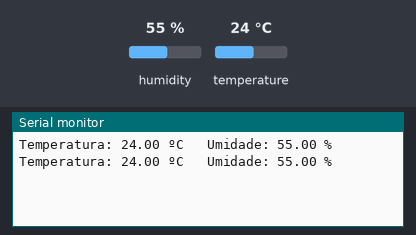
Recording of a sketch running on a simulated Arduino Uno, built with avr-gcc and run on an emulated ATmega328P. Parts: the last lines printed to the serial monitor. Inputs (shaded band) come from the test bench; at power-on: humidity 55 %, temperature 24 °C.

Above: at 4.8 s.
4.9 s: humidity set to 22 %
At 7.5 s:
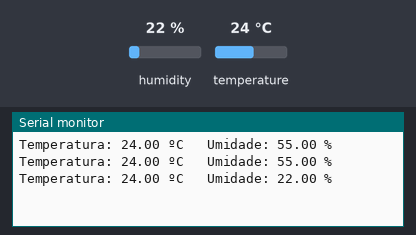
7.9 s: temperature set to 12 °C
At 8.8 s:
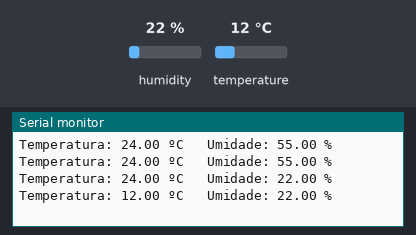
10.9 s: humidity set to 40 %
At 13.6 s:
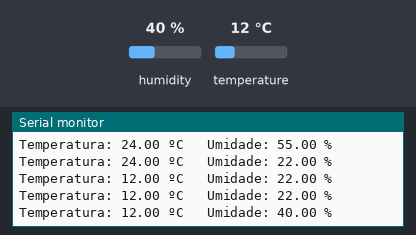
Timing chart, 0 to 15.1 s (numbered marks = the images above; inputs shaded):
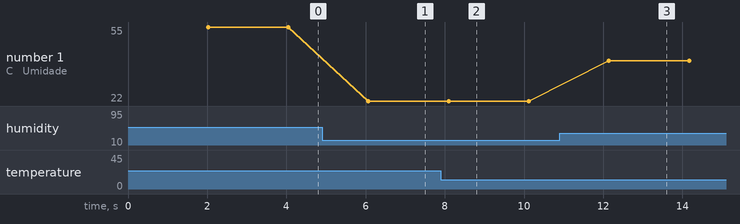

Measured:
- after the input at 4.9 s, the serial monitor: prints a new line after 1.2 s (image 1)
- after the input at 7.9 s, the serial monitor: prints a new line after 0.20 s (image 2)
- after the input at 10.9 s, the serial monitor: prints a new line after 1.2 s (image 3)
- plotted number 1: 55 → 22 after the input at 4.9 s, 22 → 40 after the input at 10.9 s

The sketch:

DHT-b_sico.ino
```cpp
#include "DHT.h" // Incluindo a biblioteca para comunicação com o sensor.

//Variáveis de conexão
const int pino_dht = 9; // Sensor DHT
DHT dht(pino_dht, DHT11); // Função da biblioteca DHT, define o pino e qual versão do DHT

//Variáveis globais
float temperatura; // Armazenará o valor de temperatura
float umidade; // Armazenará o valor de umidade

void setup() {
  Serial.begin(9600);
  dht.begin(); // Inicializa as funções do sensor
}

void loop() {
  delay(2000); // Aguarda 2 segundos (necessário de acordo com a documentação do sensor)

  // A leitura pode levar até 250ms
  // O atraso pode levar até 2000ms - 2s
  temperatura = dht.readTemperature(); // Coleta a temperatura em Celsius
  umidade = dht.readHumidity();

  // Verifica se houve alguma falha na conexão/leitura do sensor.
  // A função isnan verifica se o valor nos parêntesis é número ou não.
  if (isnan(umidade) or isnan(temperatura)) {
    Serial.println("Falha na leitura ou conexão do Sensor DHT!");
  }

  else {
    // Imprime os valores
    Serial.print("Temperatura: ");
    Serial.print(temperatura);
    Serial.print(" ºC \t");

    Serial.print("Umidade: ");
    Serial.print(umidade);
    Serial.println(" % \t");
  }
}
```
